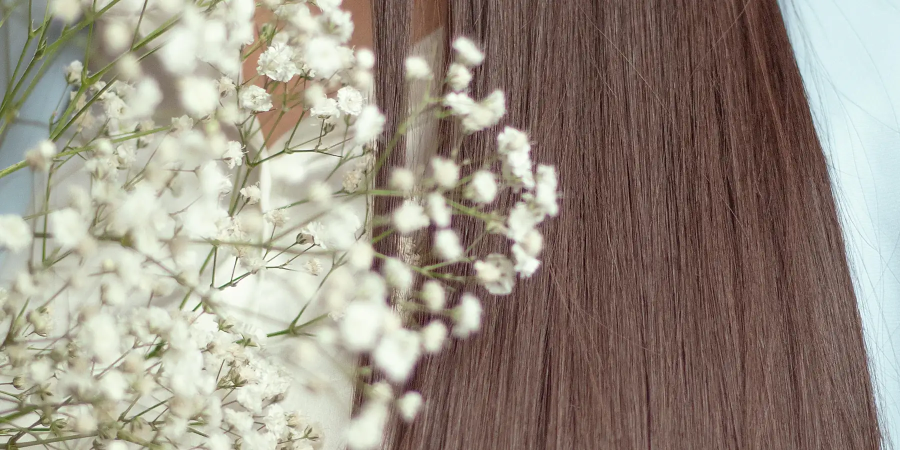
#> input picture assets/images/alisamiento-1800x900.webp, 1800 x 900 px, given in place of Inicio1.jpg, which was not available (shown at 1/2 size)
$ python procesar_fotos.py
#> lines starting #> are read from the running program, lines starting #| are printed output that depends on the picture; pictures that were not available may be replaced by others from this repository, and a replacement may not be noted
"""
Genera las imágenes web (WebP) del sitio a partir de las fotos reales del salón.

Originales: imagenes/ (no se suben a git; vienen del álbum compartido de iCloud, 1536x2048).
Salida:     assets/images/real-*.webp

- Recorte al formato de cada sección (3:4, 4:5) y redimensionado con Lanczos.
- Retoque suave: un poco de contraste, color y nitidez (sin "efecto filtro").
- Formatos anchos (encabezados y banners): la foto vertical nítida sobre un fondo
  desenfocado de la misma foto, para no cortar a la persona.

Uso: python tools/procesar_fotos.py
"""
import os
from PIL import Image, ImageEnhance, ImageFilter, ImageOps

RAIZ = os.path.dirname(os.path.dirname(os.path.abspath(__file__)))
ORIGEN = os.path.join(RAIZ, 'imagenes')
DESTINO = os.path.join(RAIZ, 'assets', 'images')
CALIDAD = 86

FOTOS = {
    'liso-castano': 'IMG_0328.jpg',
    'bob-oscuro': 'IMG_2409.jpg',
    'balayage-ondas': 'IMG_2447.jpg',
    'rizos-caramelo': 'IMG_2607.jpg',
    'rubio-liso': 'IMG_2730.jpg',
    'clienta-ondas': 'IMG_3073.jpg',
    'capas-flequillo': 'IMG_3075.jpg',
    'estudio-liso': 'IMG_3080.jpg',
    'estudio-espalda': 'IMG_3081.jpg',
    'cobriza': 'IMG_3092.jpg',
    'cobrizo-ondas': 'IMG_6816.jpg',
    'liso-negro': 'IMG_7152.jpg',
    'platino': 'IMG_7760.jpg',
    'bob-magenta': 'IMG_7923.jpg',
    'inicio-rubia': 'Inicio1.jpg',
    'inicio-liso-negro': 'Inicio2.jpg',
}

# (foto, ancho, alto) — vertical: recorte; ancho: composición
VERTICALES = [
    ('inicio-rubia', 900, 1125), ('inicio-liso-negro', 900, 1125), ('balayage-ondas', 900, 1125), ('liso-negro', 900, 1125),
    ('rizos-caramelo', 600, 800), ('liso-castano', 600, 800), ('rubio-liso', 600, 800), ('bob-oscuro', 600, 800),
    ('estudio-liso', 800, 1000), ('clienta-ondas', 420, 560),
    ('cobrizo-ondas', 700, 875), ('bob-magenta', 700, 875), ('capas-flequillo', 700, 875), ('liso-negro', 700, 875),
    ('rubio-liso', 700, 875), ('balayage-ondas', 700, 875), ('bob-oscuro', 700, 875), ('estudio-espalda', 700, 875),
    ('platino', 700, 875),
]
ANCHAS = [
    ('balayage-ondas', 1800, 900), ('cobrizo-ondas', 1800, 900), ('bob-oscuro', 1800, 900),
    ('liso-castano', 1800, 900), ('estudio-espalda', 1800, 900), ('inicio-rubia', 1800, 900),
    ('cobriza', 1600, 800), ('estudio-liso', 1600, 800), ('clienta-ondas', 1600, 800),
]


def abrir(clave):
#> called with clave = 'inicio-rubia'
    im = Image.open(os.path.join(ORIGEN, FOTOS[clave]))
#> im is the input picture: PIL image 1800x900 RGB; mean R, G, B 154, 144.7, 132.1
    return ImageOps.exif_transpose(im).convert('RGB')


def retocar(im):
    im = ImageEnhance.Contrast(im).enhance(1.04)
    im = ImageEnhance.Color(im).enhance(1.03)
    return im.filter(ImageFilter.UnsharpMask(radius=1.1, percent=55, threshold=2))


def recortar(im, ancho, alto):
    """Recorta al formato pedido dejando más aire arriba (cabezas) y redimensiona."""
#> called with ancho = 900, alto = 1125
    w, h = im.size
#> w = 1800; h = 900
    objetivo = ancho / alto
    if w / h > objetivo:  # sobra ancho
        nuevo = round(h * objetivo)
#> nuevo = 720
        x = (w - nuevo) // 2
#> x = 540
        im = im.crop((x, 0, x + nuevo, h))
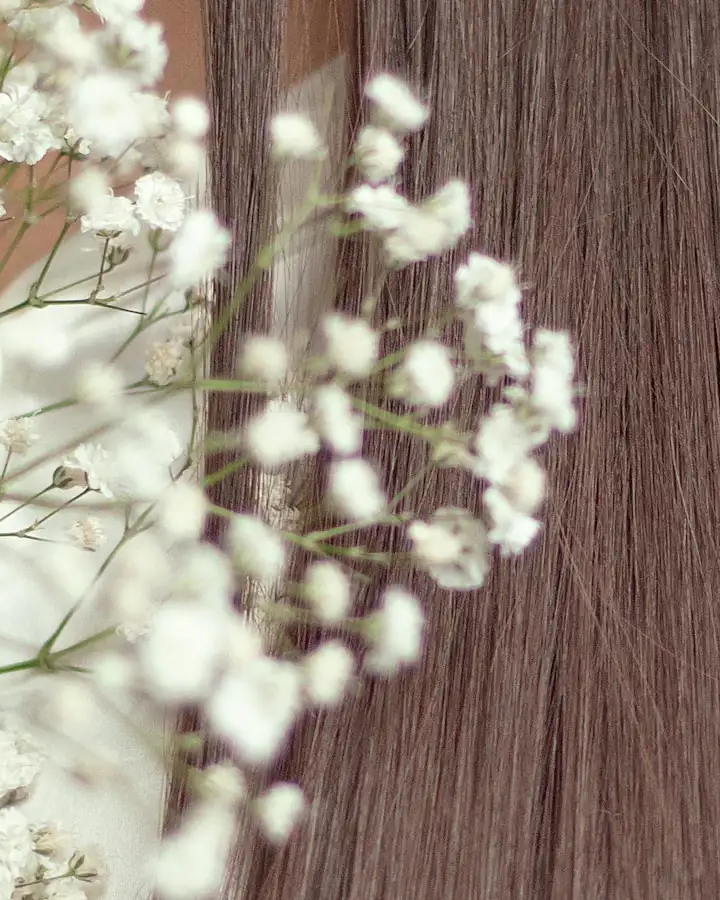
#> im: PIL image 720x900 RGB; mean R, G, B 149.2, 135.3, 122.6
    else:  # sobra alto: se quita 30 % arriba y 70 % abajo
        nuevo = round(w / objetivo)
        y = round((h - nuevo) * 0.3)
        im = im.crop((0, y, w, y + nuevo))
    return im.resize((ancho, alto), Image.LANCZOS)


def componer_ancha(im, ancho, alto):
    """Fondo: la misma foto ampliada y desenfocada. Encima: la foto completa, nítida, a la derecha."""
    fondo = recortar(im, ancho, alto).filter(ImageFilter.GaussianBlur(38))
    fondo = ImageEnhance.Brightness(fondo).enhance(0.82)
    alto_frente = alto
    ancho_frente = round(im.width * alto_frente / im.height)
    frente = im.resize((ancho_frente, alto_frente), Image.LANCZOS)
    x = round(ancho * 0.72 - ancho_frente / 2)
    x = max(0, min(ancho - ancho_frente, x))
    fondo.paste(frente, (x, 0))
    return fondo


def guardar(im, nombre):
    ruta = os.path.join(DESTINO, nombre)
    im.save(ruta, 'WEBP', quality=CALIDAD, method=6)
    return os.path.getsize(ruta)


if __name__ == '__main__':
    total = 0
    for clave, w, h in VERTICALES:
        total += guardar(retocar(recortar(abrir(clave), w, h)), 'real-%s-%dx%d.webp' % (clave, w, h))
#> total = 179294
#> pass 2 of the loop `for clave, w, h in VERTICALES:`:
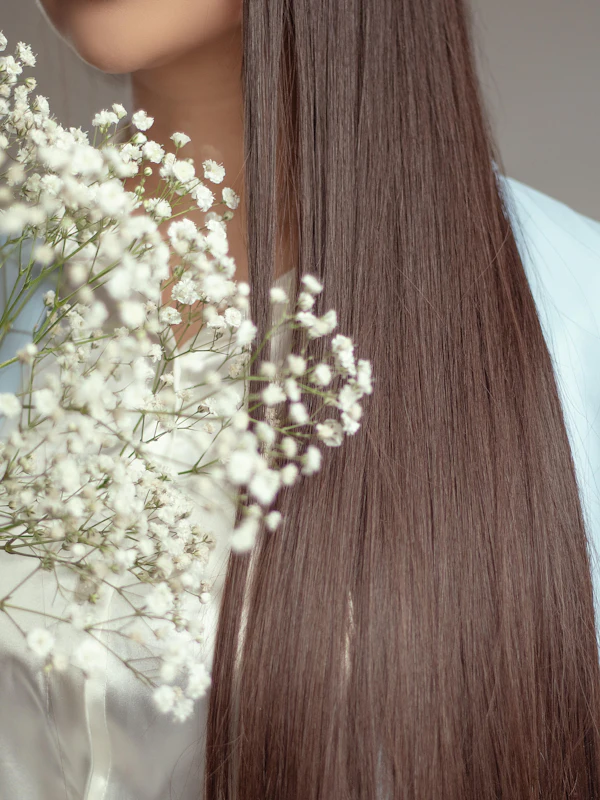
#> input picture assets/images/alisamiento-600x800.webp, 600 x 800 px, given in place of Inicio2.jpg, which was not available
#> in abrir, im is the input picture: PIL image 600x800 RGB; mean R, G, B 140.9, 127.2, 116
#> w = 600; h = 800
#> in recortar (call 2), `nuevo = round(w / objetivo)`: nuevo = 750
#> y = 15
#> in recortar (call 2), `im = im.crop((0, y, w, y + nuevo))`:
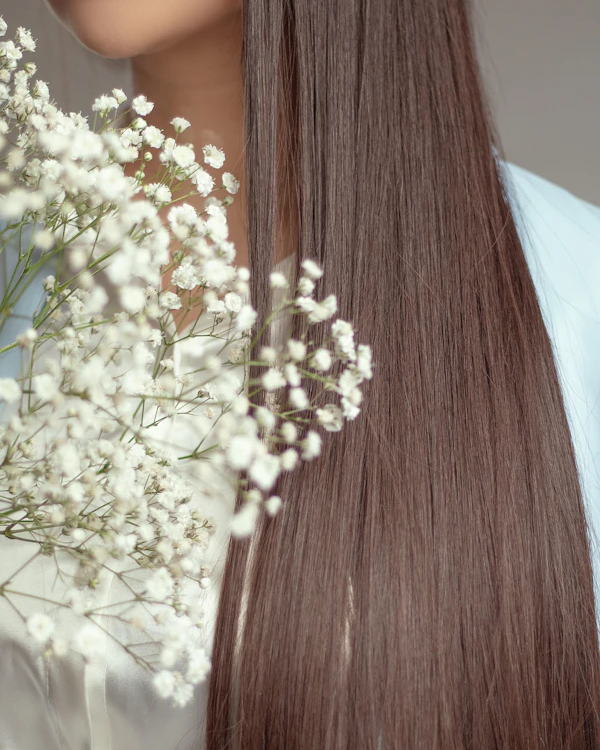
#> im: PIL image 600x750 RGB; mean R, G, B 142.8, 129.5, 118.1
#> total = 328982
#> (the run stopped early here; a loop or call above may not have finished)
